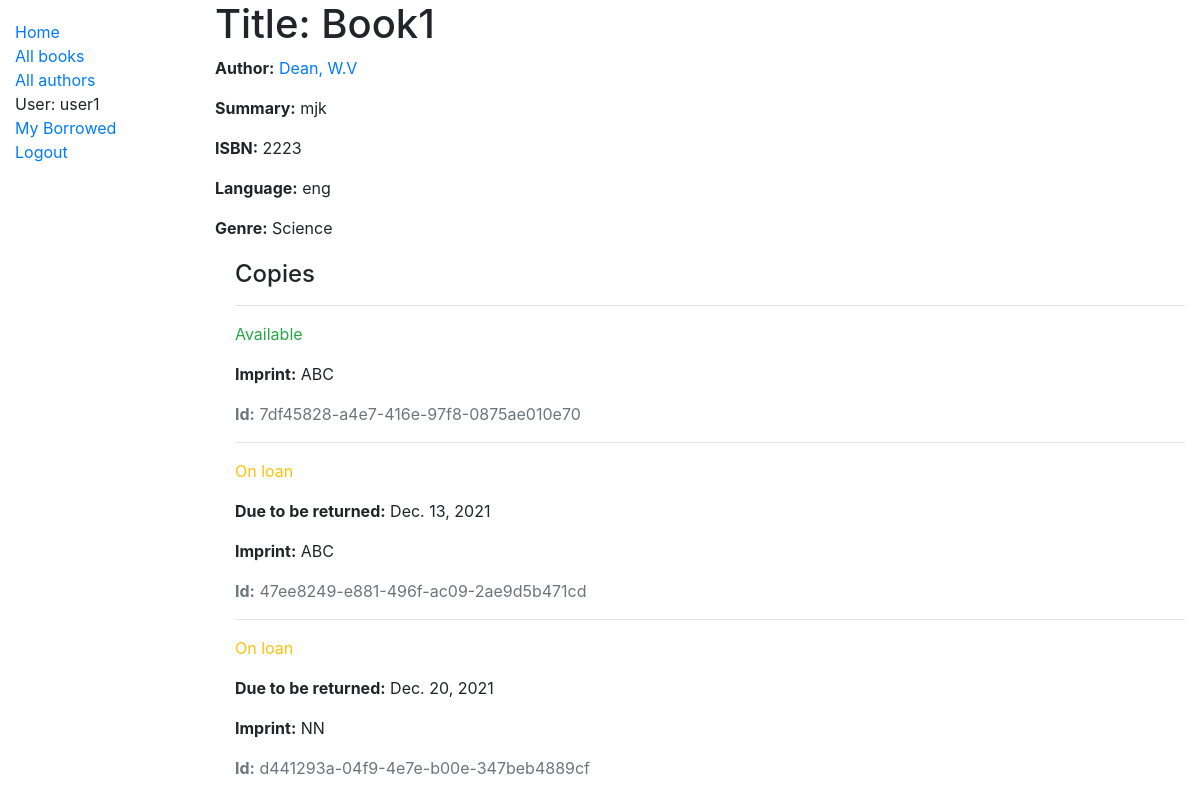
The page /catalog/book/1 (signed in) on the database its author committed.
### catalog/models.py (models this page shows, shortened)
class Book(models.Model):
    title = models.CharField(max_length=200)
    author = models.ForeignKey('Author', on_delete=models.SET_NULL, null=True)
    summary = models.TextField(max_length=1000, help_text='Enter a brief description of the book')
    isbn = models.CharField('ISBN', max_length=13, unique=True,
                            help_text='13 Character <a href="https://www.isbn-international.org/content/what-isbn">ISBN number</a>')
    genre = models.ManyToManyField(Genre, help_text='Select a genre for this book')
    language = models.ForeignKey('Language', on_delete=models.SET_NULL, null=True)
    def display_genre(self):
        """Create a string for the Genre. This is required to display genre in Admin."""
        return ', '.join(genre.name for genre in self.genre.all()[:3])
    display_genre.short_description = 'Genre'

class Author(models.Model):
    first_name = models.CharField(max_length=100)
    last_name = models.CharField(max_length=100)
    date_of_birth = models.DateField(null=True, blank=True)
    date_of_death = models.DateField('died', null=True, blank=True)
    class Meta:
        ordering = ['last_name', 'first_name']
    def get_absolute_url(self):
        return reverse('author-detail', args=[str(self.id)])
    def __str__(self):
        return f'{self.last_name}, {self.first_name}'

class Language(models.Model):
    name = models.CharField(max_length=300, help_text="language of book")
    def __str__(self):
        return self.name

class Genre(models.Model):
    name = models.CharField(max_length=200, help_text="Book genre")
    def __str__(self):
        return self.name

class BookInstance(models.Model):
    id = models.UUIDField(primary_key=True, default=uuid.uuid4,
                          help_text='Unique ID for this particular book across whole library')
    book = models.ForeignKey('Book', on_delete=models.RESTRICT, null=True)
    imprint = models.CharField(max_length=200)
    due_back = models.DateField(null=True, blank=True)
    borrower = models.ForeignKey(User, on_delete=models.SET_NULL, null=True, blank=True)
    LOAN_STATUS = (
        ('m', 'Maintenance'),
        ('o', 'On loan'),
        ('a', 'Available'),
        ('r', 'Reserved'),
    )
    status = models.CharField(
        max_length=1,
        choices=LOAN_STATUS,
        blank=True,
        default='m',
        help_text='Book availability',
    )
    class Meta:
        ordering = ['due_back']
        permissions = (("can_mark_returned", "Set book as returned"),)

### catalog/views.py (the view)
# urls.py: path('book/<int:pk>', views.BookDetailView.as_view(), name='book-detail'),
class BookDetailView(LoginRequiredMixin, generic.DetailView):
    model = Book
    template_name = 'book_detail.html'

### catalog/templates/book_detail.html (shortened to what this page needs)
{% extends "base_generic.html" %}
{% block content %}
  <h1>Title: {{ book.title }}</h1>
  <p><strong>Author:</strong> <a href="{{ book.author.get_absolute_url }}">{{ book.author }}</a></p>
  <p><strong>Summary:</strong> {{ book.summary }}</p>
  <p><strong>ISBN:</strong> {{ book.isbn }}</p>
  <p><strong>Language:</strong> {{ book.language }}</p>
  <p><strong>Genre:</strong> {{ book.genre.all|join:", " }}</p>
  <div style="margin-left:20px;margin-top:20px">
    <h4>Copies</h4>
    {% for copy in book.bookinstance_set.all %}
      <hr>
      <p class="{% if copy.status == 'a' %}text-success{% elif copy.status == 'm' %}text-danger{% else %}text-warning{% endif %}">
        {{ copy.get_status_display }}
      </p>
      {% if copy.status != 'a' %}
        <p><strong>Due to be returned:</strong> {{ copy.due_back }}</p>
      {% endif %}
      <p><strong>Imprint:</strong> {{ copy.imprint }}</p>
      <p class="text-muted"><strong>Id:</strong> {{ copy.id }}</p>
    {% endfor %}
  </div>
{% endblock %}

### catalog/templates/base_generic.html (shortened to what this page needs)
<!DOCTYPE html>
<html lang="en">
<head>
    <link rel="stylesheet" href="https://cdn.jsdelivr.net/npm/bootstrap@4.5.3/dist/css/bootstrap.min.css"
>
    {% load static %}
    <link rel="stylesheet" href="{% static 'css/styles.css' %}">
</head>
<body>
<div class="container-fluid">
    <div class="row">
        <div class="col-sm-2">
            {% block sidebar %}
                <ul class="sidebar-nav">
                    <li><a href="{% url 'index' %}">Home</a></li>
                    <li><a href="{% url 'books' %}">All books</a></li>
                    <li><a href="{% url 'authors' %}">All authors</a></li>
                    {% if user.is_authenticated %}
                        <li>User: {{ user.get_username }}</li>
                        <li><a href="{% url 'my-borrowed' %}">My Borrowed</a></li>
                        <li><a href="{% url 'logout' %}?next={{ request.path }}">Logout</a></li>
                    {% else %}
                        <li><a href="{% url 'login' %}?next={{ request.path }}">Login</a></li>
                    {% endif %}
                </ul>
            {% endblock %}
        </div>
        <div class="col-sm-10 ">{% block content %}{% endblock %}</div>
    </div>
</div>
</body>
</html>

### catalog/static/css/styles.css (style rules this page uses)
.sidebar-nav { margin-top: 20px; padding: 0; list-style: none; }

### rows shown on the page
Book: title "Book1", author "Dean, W.V", summary "mjk", isbn "2223", language "eng", genre.all "Science"
BookInstance: status "Available", imprint "ABC", id "7df45828-a4e7-416e-97f8-0875ae010e70"
BookInstance: status "On loan", due_back "Dec. 13, 2021", imprint "ABC", id "47ee8249-e881-496f-ac09-2ae9d5b471cd"
BookInstance: status "On loan", due_back "Dec. 20, 2021", imprint "NN", id "d441293a-04f9-4e7e-b00e-347beb4889cf"

### other values the page prints
{{ user.get_username }} "user1"
